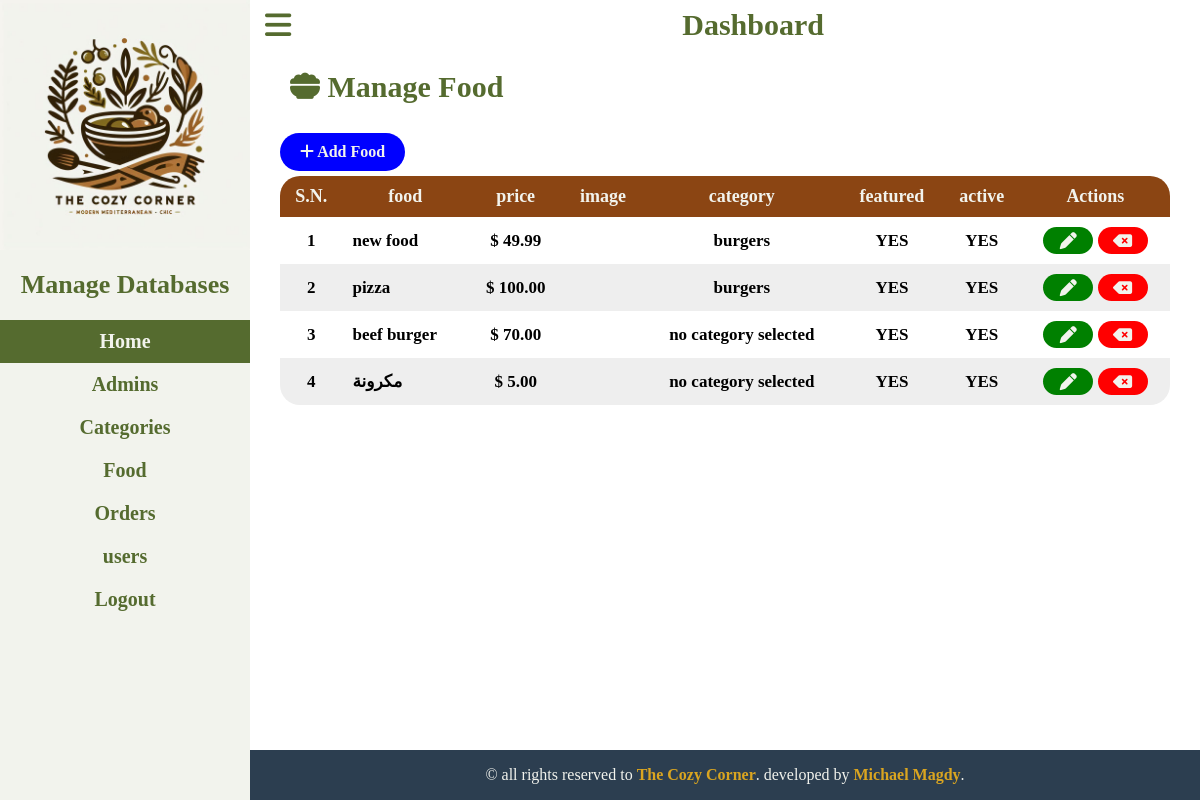
The app's page /admin/manage-food.php (signed in) with its own data.
### tables this page shows
CREATE TABLE `foods` (
  `id` int(10) UNSIGNED NOT NULL,
  `name` varchar(100) NOT NULL,
  `description` text NOT NULL,
  `price` decimal(10,2) NOT NULL,
  `category_id` int(10) UNSIGNED DEFAULT NULL,
  `featured` tinyint(1) NOT NULL,
  `active` tinyint(1) NOT NULL,
  `image_name` varchar(255) NOT NULL
);

CREATE TABLE `categories` (
  `id` int(10) UNSIGNED NOT NULL,
  `title` varchar(100) NOT NULL,
  `description` text NOT NULL,
  `image_name` varchar(255) NOT NULL,
  `featured` tinyint(1) NOT NULL,
  `active` tinyint(1) NOT NULL
);

### admin/manage-food.php (the view)
<?php include('components/sidebar_header.php') ?>
    <main>
        <h2><i class="fa-solid fa-bowl-food"></i> Manage Food</h2>
        <br>
        <div class="database">
            <a href="add-food.php?name=food" class="btn-add general-btns"> <i class="fa-solid fa-plus"></i> Add Food</a>
            <table>
                <thead>
                    <tr>
                        <th>S.N.</th>
                        <th>food</th>
                        <th>price</th>
                        <th>image</th>
                        <th>category</th>
                        <th>featured</th>
                        <th>active</th>
                        <th>Actions</th>
                    </tr>
                </thead>
                <tbody>
                    <?php
                        $sql = "
                            SELECT
                                foods.id,
                                foods.name as food_name,
                                foods.image_name,
                                foods.price,
                                foods.featured,
                                foods.active,
                                categories.title
                            FROM
                                foods
                            LEFT JOIN
                                categories
                            ON
                                foods.category_id = categories.id
                            ORDER BY active DESC, featured DESC;
                        ";
                        $res = mysqli_query($conn, $sql);
                        function print_category_row($SN, $title, $image_name, $price, $category_name, $featured,$active,$id){
                            $url_del = SITE_URL."admin/delete-food.php?id={$id}&name=food";
                            $url_upd = SITE_URL."admin/update-food.php?id={$id}&name=food";
                            $featured = $featured? "YES" : "NO";
                            $active = $active? "YES" : "NO";
                            if(empty($category_name)) $category_name = "no category selected";
                            echo "
                            <tr>
                            <td class=\"center_tbl_col\">{$SN}</td>
                            <td>{$title}</td>
                            <td class=\"center_tbl_col\">\$ {$price}</td>
                            ";
                            if(empty($image_name))
                                echo "<td class=\"center_tbl_col\">no image</td>";
                            else
                                echo "<td class=\"center_tbl_col\"><img src=\"../images/food/{$image_name}\" alt=\"\" style=\"width: 50px\"></td>";
                            echo "
                                    <td class=\"center_tbl_col\">{$category_name}</td>
                                    <td class=\"center_tbl_col\">{$featured}</td>
                                    <td class=\"center_tbl_col\">{$active}</td>
                                    <td class=\"center_tbl_col\">
                                        <a href=\"{$url_upd}\"><i class=\"fa-solid fa-pen\"></i></a>
                                        <a href=\"{$url_del}\"><i class=\"fa-solid fa-delete-left \"></i></a>
                                    </td>
                                </tr>
                            ";
                        }
                        if($res == true){
                            $no_rows = mysqli_num_rows($res);
                            if($no_rows > 0){
                                $SN = 1;
                                while($row=mysqli_fetch_assoc($res)){
                                    $id = $row['id'];
                                    $title = $row['food_name'];
                                    $price = $row['price'];
                                    $category_name = $row['title'];
                                    $image_name = $row['image_name'];
                                    $featured = $row['featured'];
                                    $active = $row['active'];
                                    print_category_row($SN++,$title,$image_name,$price,$category_name,$featured,$active,$id);
                                }
                            } else {
                                echo "
                                    <tr> <td colspan=\"8\" class=\"center_tbl_col\" style=\"color: #aaa;\"> no data added </td> <tr>
                                ";
                            }
                        }
                    ?>
                </tbody>
            </table>
        </div>
    </main>
<?php include('components/footer.php') ?>

### admin/Components/sidebar_header.php (shortened to what this page needs)
<!DOCTYPE html>
<html lang="en">
<head>
    <link rel="stylesheet" href="../css/normalize.css">
    <link rel="stylesheet" href="css/dashboard.css">
    <link rel="stylesheet" href="../css/all.min.css">
</head>
<body>
    <div class="container">
        <aside id="sidebar">
            <div class="logo">
                <img src="../images/logo.jpeg" alt="">
            </div>
            <h2>Manage Databases</h2>
            <ul>
                <li><a href="index.php?name=home" <?php if(empty($_GET['name'])||$_GET['name']== "home") echo "class='current-page'"?>>Home</a></li>
                <li><a href="manage-admins.php?name=admins" <?php if(!empty($_GET['name']) && $_GET['name']== "admins") echo "class='current-page'"?>>Admins</a></li>
                <li><a href="manage-categories.php?name=categories" <?php if(!empty($_GET['name']) && $_GET['name']== "categories") echo "class='current-page'"?>>Categories</a></li>
                <li><a href="manage-food.php?name=food" <?php if(!empty($_GET['name']) && $_GET['name']== "food") echo "class='current-page'"?>>Food</a></li>
                <li><a href="manage-orders.php?name=orders" <?php if(!empty($_GET['name']) && $_GET['name']== "orders") echo "class='current-page'"?>>Orders</a></li>
                <li><a href="manage-users.php?name=users" <?php if(!empty($_GET['name']) && $_GET['name']== "users") echo "class='current-page'"?>>users</a></li>
                <li><a href="../logout.php" >Logout</a></li>
            </ul>
        </aside>
        <div class="content">
            <header>
                <i class="fa-solid fa-bars" onclick="toggleSidebar()"></i>
                <h1>Dashboard</h1>
            </header>

### admin/Components/footer.php (shortened to what this page needs)
<footer>
                <p>
                    &copy all rights reserved to <span>The Cozy Corner</span>.
                    developed by <span>Michael Magdy</span>.
                </p>
            </footer>
        </div>
    </div>
</body>
</html>

### admin/css/dashboard.css (style rules this page uses)
* { margin: 0; padding: 0; box-sizing: border-box; }
:root { --Primary-color-green: #556B2F; --Primary-color-red: #E2725B; --Primary-color-brown: #8B4513; --accent-color-white: #f2f3ed; --accent-color-yellow: #DAA520; --accent-color-navy: #2C3E50; }
.container { display: flex; height: 100vh; transition: all 0.3s ease; }
aside { width: 250px; height: 100%; position: fixed; background-color: var(--accent-color-white); overflow: auto; display: flex; flex-direction: column; align-items: center; transition: all 0.3s ease; }
aside .logo { width: 100%; display: flex; justify-content: center; }
aside .logo img { width: 250px; }
aside h2 { color: var(--Primary-color-green); padding: 20px; font-weight: bold; font-size: 26px; text-align: center; }
aside ul { list-style-type: none; width: 100%; text-align: center; }
aside li a { display: block; padding: 10px; font-size: 20px; text-decoration: none; color: var(--Primary-color-green); font-weight: bold; }
aside li:hover a,.current-page { background-color: var(--Primary-color-green); color: var(--accent-color-white); }
.content { margin-left: 250px; flex: 1; overflow-y: auto; height: 100vh; transition: all 0.3s ease; }
header { height: 50px; text-align: center; display: flex; align-items: center; color: var(--Primary-color-green); }
header i { font-size: 30px; padding: 15px; }
header h1 { font-size: 30px; flex: 1; }
main { min-height: calc(100vh - 100px); padding: 20px; }
main>h2 { color: var(--Primary-color-green); font-size: 30px; margin-left: 20px; }
.general-btns { display: inline-block; text-decoration: none; color: var(--accent-color-white); padding: 10px 20px; border-radius: 100px; margin-bottom: 5px; font-weight: bold; }
.btn-add { background-color: blue; }
.database { padding: 10px; }
table { width: 100%; border-collapse: collapse; }
table td { padding: 10px; font-size: 17px; font-weight: bold; }
table th { background-color: var(--Primary-color-brown); color: var(--accent-color-white); padding: 10px; font-size: 18px; }
table tr th:first-child { border-top-left-radius: 20px; }
table tr th:last-child { border-top-right-radius: 20px; }
table tr:last-child td:first-child { border-bottom-left-radius: 20px; }
table tr:last-child td:last-child { border-bottom-right-radius: 20px; }
table tr:nth-child(even) { background-color: #eee; }
table tr i { color: var(--accent-color-white); padding: 5px; width: 30%; min-width: 50px; border-radius: 100px; text-align: center; }
table tr .center_tbl_col { text-align: center; }
table tr td:last-child a:last-child i { background-color: red; }
table tr td:last-child a:first-child i { background-color: green; }
footer { display: flex; height: 50px; background-color: var(--accent-color-navy); color: var(--accent-color-white); justify-content: center; align-items: center; }
footer span { color: var(--accent-color-yellow); font-weight: bold; }

### records on screen
foods: SN "1", name "new food", price "49.99", category.title "burgers", active "YES", featured "YES"
foods: SN "2", name "pizza", price "100.00", category.title "burgers", active "YES", featured "YES"
foods: SN "3", name "beef burger", price "70.00", featured "YES", active "YES"
foods: SN "4", name "مكرونة", price "5.00", featured "YES", active "YES"
